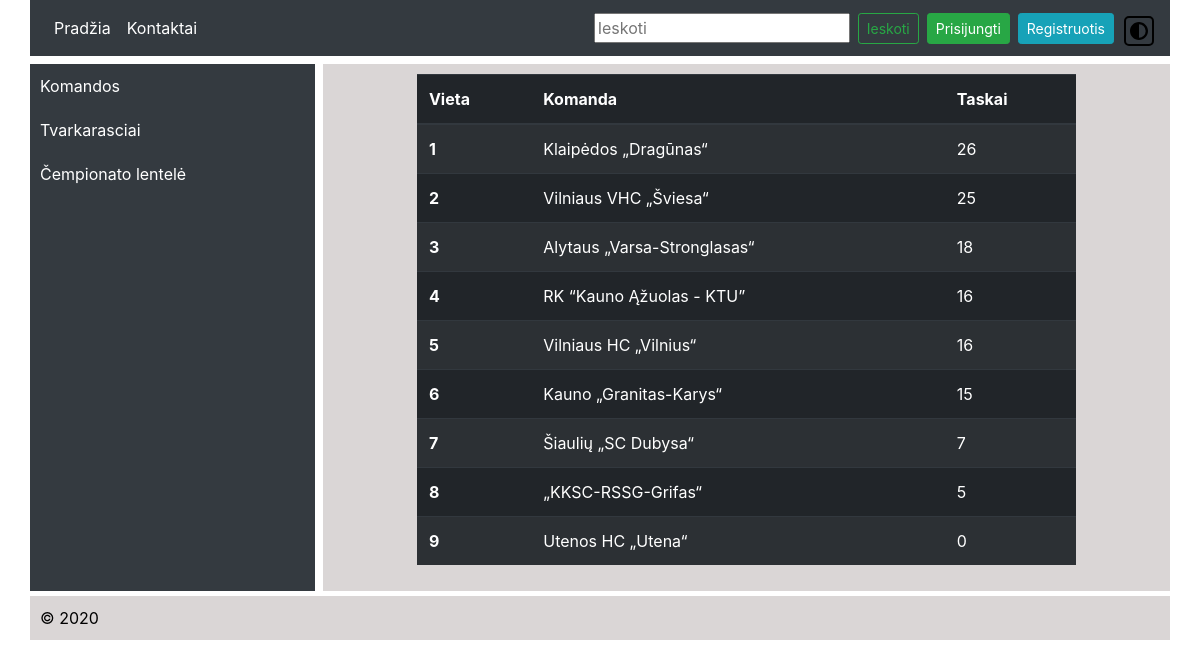
Screenshot of /cempionatoLentele.php with the database file from the repository.
### tables this page shows
CREATE TABLE `cempionatolentele` (
  `vieta` int(11) NOT NULL,
  `komanda` varchar(100) NOT NULL,
  `taskai` int(11) NOT NULL
);

### models/prisijungimas.php (called while the page is built, shortened)
<?php
$prisijungimas = mysqli_connect( DB_HOST, DB_MYSQL_USER, DB_MYSQL_PASSWORD, DB_NAME, 3307);
function getPrisijungimas() {
    global $prisijungimas;
    return $prisijungimas;
}

### models/cempionatoLentele.php (called while the page is built, shortened)
<?php
function getcempionatoLenteleVisi() {
    $manoSQL = "SELECT * FROM cempionatoLentele   ";
    $rezultataiOBJ = mysqli_query(getPrisijungimas(), $manoSQL);
    return $rezultataiOBJ;
}

### cempionatoLentele.php (the view)
<?php
include ("header.php");
include ('models/prisijungimas.php');
include ('models/cempionatoLentele.php');
?>
<section class="container  tarpas-apacia mt-2">
    <div class="row hight-col">
      <main class="col-3 spalva tarpas-desine bg-dark mr-2">
        <div class="row paddingas">
            <a href="komandos.php">Komandos</a>
        </div>
        <div class="row paddingas">
            <a href="tvarkarasciai.php">Tvarkarasciai</a>
        </div>
        <div class="row paddingas">
            <a href="cempionatoLentele.php">Čempionato lentelė</a>
        </div>
        </main>
      <aside class="col spalva">
          <div class="row paddingas">
              <div class="col-1"></div>
              <div class="col">
              <table class="table table-striped table-dark">
            <thead class="">
                <tr>
                    <th scope="col">Vieta</th>
                    <th scope="col">Komanda</th>
                    <th scope="col">Taskai</th>
                </tr>
            </thead>
            <tbody>
                        <?php $cempionatoLenteleOBJ =  getcempionatoLenteleVisi();
                        $cempionatoLentele = mysqli_fetch_assoc($cempionatoLenteleOBJ);
                        while($cempionatoLentele) {
                        echo "<tr><th scope='row'>" . $cempionatoLentele['vieta'] . "<td>" . $cempionatoLentele['komanda'] . "</td>" . "<td>" . $cempionatoLentele['taskai'] . "</td>" . "</th></tr>";
                        $cempionatoLentele = mysqli_fetch_assoc($cempionatoLenteleOBJ);
                        }?>
                </tbody>
            </table>
              </div>
              <div class="col-1"></div>
          </div>
      </aside>
      </div>
    </section>
<?php
include ("footer.php");
?>

### css/master.css (style rules this page uses)
body { background: var(--background); color: var(--foreground); }
.tarpas-apacia { margin-bottom: 5px; }
.tarpas-desine { margin-right: 5px; }
.paddingas { padding: 10px; }
.spalva { background-color:rgb(218, 214, 214); }
a { color: white; }

### rows the page displays
cempionatolentele: vieta "1", komanda "Klaipėdos „Dragūnas“", taskai "26"
cempionatolentele: vieta "2", komanda "Vilniaus VHC „Šviesa“", taskai "25"
cempionatolentele: vieta "3", komanda "Alytaus „Varsa-Stronglasas“", taskai "18"
cempionatolentele: vieta "4", komanda "RK “Kauno Ąžuolas - KTU”", taskai "16"
cempionatolentele: vieta "5", komanda "Vilniaus HC „Vilnius“", taskai "16"
cempionatolentele: vieta "6", komanda "Kauno „Granitas-Karys“", taskai "15"
cempionatolentele: vieta "7", komanda "Šiaulių „SC Dubysa“", taskai "7"
cempionatolentele: vieta "8", komanda "„KKSC-RSSG-Grifas“", taskai "5"
cempionatolentele: vieta "9", komanda "Utenos HC „Utena“", taskai "0"
